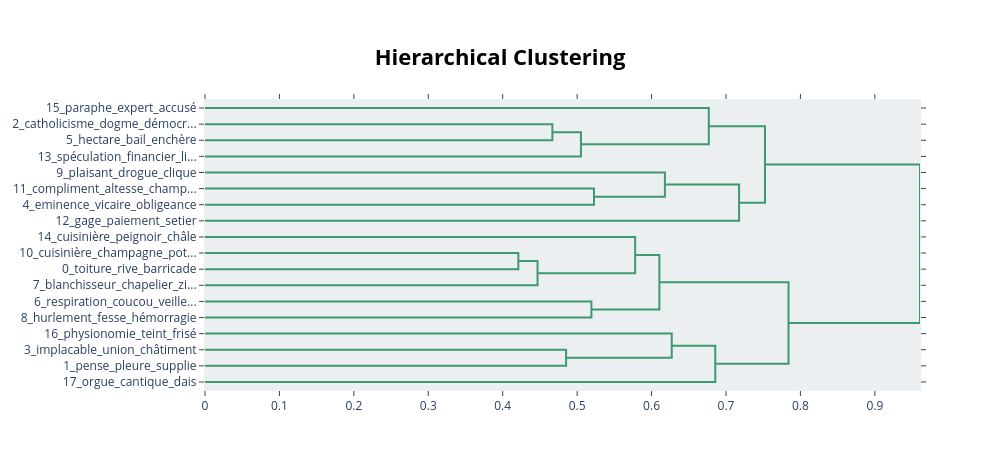

Write notebook code for a chart like this one.
### Markdown cell above
## 8. Visualisations thématiques et temporelles

### Code cell
fig = best_topic_model.visualize_hierarchy()
fig.show()

### Figure 1 — Plotly figure (JSON) as saved in the notebook; plotly's stock layout.template omitted (floating-point values rounded to 4 significant figures)
{"data": [{"hoverinfo": "text", "marker": {"color": "rgb(61,153,112)"}, "mode": "lines", "type": "scatter", "x": [0.0, 0.4667, 0.4667, 0.0], "xaxis": "x", "y": [-15.0, -15.0, -25.0, -25.0], "yaxis": "y"}, {"hoverinfo": "text", "marker": {"color": "rgb(61,153,112)"}, "mode": "lines", "type": "scatter", "x": [0.4667, 0.5051, 0.5051, 0.0], "xaxis": "x", "y": [-20.0, -20.0, -35.0, -35.0], "yaxis": "y"}, {"hoverinfo": "text", "marker": {"color": "rgb(61,153,112)"}, "mode": "lines", "type": "scatter", "x": [0.0, 0.6769, 0.6769, 0.5051], "xaxis": "x", "y": [-5.0, -5.0, -27.5, -27.5], "yaxis": "y"}, {"hoverinfo": "text", "marker": {"color": "rgb(61,153,112)"}, "mode": "lines", "type": "scatter", "x": [0.0, 0.5227, 0.5227, 0.0], "xaxis": "x", "y": [-55.0, -55.0, -65.0, -65.0], "yaxis": "y"}, {"hoverinfo": "text", "marker": {"color": "rgb(61,153,112)"}, "mode": "lines", "type": "scatter", "x": [0.0, 0.6179, 0.6179, 0.5227], "xaxis": "x", "y": [-45.0, -45.0, -60.0, -60.0], "yaxis": "y"}, {"hoverinfo": "text", "marker": {"color": "rgb(61,153,112)"}, "mode": "lines", "type": "scatter", "x": [0.6179, 0.7176, 0.7176, 0.0], "xaxis": "x", "y": [-52.5, -52.5, -75.0, -75.0], "yaxis": "y"}, {"hoverinfo": "text", "marker": {"color": "rgb(61,153,112)"}, "mode": "lines", "type": "scatter", "x": [0.6769, 0.7524, 0.7524, 0.7176], "xaxis": "x", "y": [-16.25, -16.25, -63.75, -63.75], "yaxis": "y"}, {"hoverinfo": "text", "marker": {"color": "rgb(61,153,112)"}, "mode": "lines", "type": "scatter", "x": [0.0, 0.421, 0.421, 0.0], "xaxis": "x", "y": [-95.0, -95.0, -105.0, -105.0], "yaxis": "y"}, {"hoverinfo": "text", "marker": {"color": "rgb(61,153,112)"}, "mode": "lines", "type": "scatter", "x": [0.421, 0.4468, 0.4468, 0.0], "xaxis": "x", "y": [-100.0, -100.0, -115.0, -115.0], "yaxis": "y"}, {"hoverinfo": "text", "marker": {"color": "rgb(61,153,112)"}, "mode": "lines", "type": "scatter", "x": [0.0, 0.578, 0.578, 0.4468], "xaxis": "x", "y": [-85.0, -85.0, -107.5, -107.5], "yaxis": "y"}, {"hoverinfo": "text", "marker": {"color": "rgb(61,153,112)"}, "mode": "lines", "type": "scatter", "x": [0.0, 0.5192, 0.5192, 0.0], "xaxis": "x", "y": [-125.0, -125.0, -135.0, -135.0], "yaxis": "y"}, {"hoverinfo": "text", "marker": {"color": "rgb(61,153,112)"}, "mode": "lines", "type": "scatter", "x": [0.578, 0.6105, 0.6105, 0.5192], "xaxis": "x", "y": [-96.25, -96.25, -130.0, -130.0], "yaxis": "y"}, {"hoverinfo": "text", "marker": {"color": "rgb(61,153,112)"}, "mode": "lines", "type": "scatter", "x": [0.0, 0.4851, 0.4851, 0.0], "xaxis": "x", "y": [-155.0, -155.0, -165.0, -165.0], "yaxis": "y"}, {"hoverinfo": "text", "marker": {"color": "rgb(61,153,112)"}, "mode": "lines", "type": "scatter", "x": [0.0, 0.6271, 0.6271, 0.4851], "xaxis": "x", "y": [-145.0, -145.0, -160.0, -160.0], "yaxis": "y"}, {"hoverinfo": "text", "marker": {"color": "rgb(61,153,112)"}, "mode": "lines", "type": "scatter", "x": [0.6271, 0.6856, 0.6856, 0.0], "xaxis": "x", "y": [-152.5, -152.5, -175.0, -175.0], "yaxis": "y"}, {"hoverinfo": "text", "marker": {"color": "rgb(61,153,112)"}, "mode": "lines", "type": "scatter", "x": [0.6105, 0.784, 0.784, 0.6856], "xaxis": "x", "y": [-113.1, -113.1, -163.8, -163.8], "yaxis": "y"}, {"hoverinfo": "text", "marker": {"color": "rgb(61,153,112)"}, "mode": "lines", "type": "scatter", "x": [0.7524, 0.9607, 0.9607, 0.784], "xaxis": "x", "y": [-40.0, -40.0, -138.4, -138.4], "yaxis": "y"}], "layout": {"autosize": false, "height": 470, "hoverlabel": {"bgcolor": "white", "font": {"family": "Rockwell", "size": 16}}, "hovermode": "closest", "plot_bgcolor": "#ECEFF1", "showlegend": false, "title": {"font": {"color": "Black", "size": 22}, "text": "<b>Hierarchical Clustering</b>", "x": 0.5, "xanchor": "center", "yanchor": "top"}, "width": 1000, "xaxis": {"mirror": "allticks", "rangemode": "tozero", "showgrid": false, "showline": true, "showticklabels": true, "ticks": "outside", "type": "linear", "zeroline": false}, "yaxis": {"mirror": "allticks", "range": [-180, 0], "rangemode": "tozero", "showgrid": false, "showline": true, "showticklabels": true, "tickmode": "array", "ticks": "outside", "ticktext": ["15_paraphe_expert_accusé", "2_catholicisme_dogme_démocr...", "5_hectare_bail_enchère", "13_spéculation_financier_li...", "9_plaisant_drogue_clique", "11_compliment_altesse_champ...", "4_eminence_vicaire_obligeance", "12_gage_paiement_setier", "14_cuisinière_peignoir_châle", "10_cuisinière_champagne_pot...", "0_toiture_rive_barricade", "7_blanchisseur_chapelier_zi...", "6_respiration_coucou_veille...", "8_hurlement_fesse_hémorragie", "16_physionomie_teint_frisé", "3_implacable_union_châtiment", "1_pense_pleure_supplie", "17_orgue_cantique_dais"], "tickvals": [-5, -15, -25, -35, -45, -55, -65, -75, -85, -95, -105, -115, -125, -135, -145, -155, -165, -175], "type": "linear", "zeroline": false}}}
